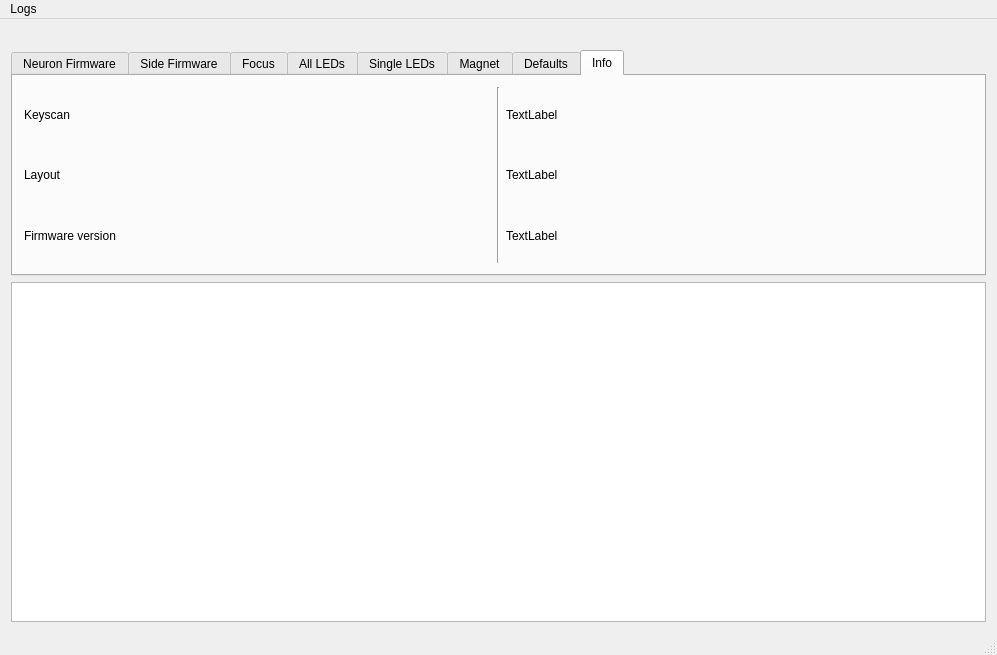
<?xml version="1.0" encoding="UTF-8"?>
<ui version="4.0">
 <class>MainWindow</class>
 <widget class="QMainWindow" name="MainWindow">
  <property name="geometry">
   <rect>
    <x>0</x>
    <y>0</y>
    <width>997</width>
    <height>655</height>
   </rect>
  </property>
  <property name="windowTitle">
   <string>Dygma Raise Assembly Tests</string>
  </property>
  <widget class="QWidget" name="centralWidget">
   <property name="sizePolicy">
    <sizepolicy hsizetype="Expanding" vsizetype="Expanding">
     <horstretch>0</horstretch>
     <verstretch>0</verstretch>
    </sizepolicy>
   </property>
   <layout class="QVBoxLayout" name="verticalLayout_2">
    <item>
     <layout class="QVBoxLayout" name="verticalLayout">
      <property name="sizeConstraint">
       <enum>QLayout::SetDefaultConstraint</enum>
      </property>
      <item>
       <widget class="QLabel" name="logoLabel">
        <property name="text">
         <string/>
        </property>
        <property name="pixmap">
         <pixmap resource="image.qrc">:/images/Dygma_logo_color.png</pixmap>
        </property>
       </widget>
      </item>
      <item>
       <widget class="QTabWidget" name="tabWidget">
        <property name="sizePolicy">
         <sizepolicy hsizetype="Expanding" vsizetype="Minimum">
          <horstretch>0</horstretch>
          <verstretch>0</verstretch>
         </sizepolicy>
        </property>
        <property name="minimumSize">
         <size>
          <width>0</width>
          <height>0</height>
         </size>
        </property>
        <property name="currentIndex">
         <number>7</number>
        </property>
        <widget class="QWidget" name="neuron_firmware_tab">
         <attribute name="title">
          <string>Neuron Firmware</string>
         </attribute>
         <layout class="QVBoxLayout" name="verticalLayout_5">
          <item>
           <layout class="QVBoxLayout" name="verticalLayout_4">
            <item>
             <widget class="QLabel" name="label_5">
              <property name="text">
               <string>Unplug the Neuron from the computer. Then while holding the escape key, plug it back in.</string>
              </property>
             </widget>
            </item>
            <item>
             <widget class="QPushButton" name="choose_firmware">
              <property name="text">
               <string>Choose firmware</string>
              </property>
             </widget>
            </item>
            <item>
             <widget class="QLabel" name="firmware_filename">
              <property name="text">
               <string>Firmware file: none chosen</string>
              </property>
             </widget>
            </item>
            <item>
             <widget class="QPushButton" name="update_firmware">
              <property name="enabled">
               <bool>false</bool>
              </property>
              <property name="text">
               <string>Update Firmware</string>
              </property>
             </widget>
            </item>
            <item>
             <widget class="QPushButton" name="firmware_cancel">
              <property name="text">
               <string>Cancel</string>
              </property>
             </widget>
            </item>
            <item>
             <spacer name="verticalSpacer_4">
              <property name="orientation">
               <enum>Qt::Vertical</enum>
              </property>
              <property name="sizeHint" stdset="0">
               <size>
                <width>20</width>
                <height>40</height>
               </size>
              </property>
             </spacer>
            </item>
           </layout>
          </item>
         </layout>
        </widget>
        <widget class="QWidget" name="side_firmware_tab">
         <attribute name="title">
          <string>Side Firmware</string>
         </attribute>
         <layout class="QHBoxLayout" name="horizontalLayout_4">
          <item>
           <layout class="QGridLayout" name="gridLayout_5">
            <item row="0" column="0">
             <widget class="QPushButton" name="verify_left">
              <property name="text">
               <string>Verify Left</string>
              </property>
             </widget>
            </item>
            <item row="1" column="0">
             <widget class="QPushButton" name="verify_right">
              <property name="text">
               <string>Verify Right</string>
              </property>
             </widget>
            </item>
            <item row="4" column="0">
             <widget class="QPushButton" name="flash_right">
              <property name="text">
               <string>Flash Right</string>
              </property>
             </widget>
            </item>
            <item row="3" column="0">
             <widget class="QPushButton" name="flash_left">
              <property name="text">
               <string>Flash Left</string>
              </property>
             </widget>
            </item>
            <item row="2" column="0">
             <spacer name="verticalSpacer">
              <property name="orientation">
               <enum>Qt::Vertical</enum>
              </property>
              <property name="sizeHint" stdset="0">
               <size>
                <width>20</width>
                <height>40</height>
               </size>
              </property>
             </spacer>
            </item>
           </layout>
          </item>
         </layout>
        </widget>
        <widget class="QWidget" name="focus_tab">
         <attribute name="title">
          <string>Focus</string>
         </attribute>
         <layout class="QHBoxLayout" name="horizontalLayout_5">
          <item>
           <layout class="QGridLayout" name="gridLayout_6">
            <item row="0" column="0">
             <widget class="QLabel" name="label">
              <property name="text">
               <string>Type commands below (type help to show available commands)</string>
              </property>
             </widget>
            </item>
            <item row="2" column="0">
             <spacer name="verticalSpacer_5">
              <property name="orientation">
               <enum>Qt::Vertical</enum>
              </property>
              <property name="sizeHint" stdset="0">
               <size>
                <width>20</width>
                <height>40</height>
               </size>
              </property>
             </spacer>
            </item>
            <item row="1" column="0">
             <widget class="QLineEdit" name="focus_cmd"/>
            </item>
           </layout>
          </item>
         </layout>
        </widget>
        <widget class="QWidget" name="light_tab">
         <attribute name="title">
          <string>All LEDs</string>
         </attribute>
         <layout class="QVBoxLayout" name="verticalLayout_3">
          <item>
           <layout class="QGridLayout" name="gridLayout">
            <item row="3" column="0">
             <widget class="QPushButton" name="light_white">
              <property name="text">
               <string>White</string>
              </property>
             </widget>
            </item>
            <item row="0" column="0">
             <widget class="QPushButton" name="light_red">
              <property name="text">
               <string>Red</string>
              </property>
             </widget>
            </item>
            <item row="2" column="0">
             <widget class="QPushButton" name="light_blue">
              <property name="text">
               <string>Blue</string>
              </property>
             </widget>
            </item>
            <item row="1" column="0">
             <widget class="QPushButton" name="light_green">
              <property name="text">
               <string>Green</string>
              </property>
             </widget>
            </item>
            <item row="4" column="0">
             <widget class="QPushButton" name="light_off">
              <property name="text">
               <string>Off</string>
              </property>
             </widget>
            </item>
           </layout>
          </item>
         </layout>
        </widget>
        <widget class="QWidget" name="led_tab">
         <attribute name="title">
          <string>Single LEDs</string>
         </attribute>
         <layout class="QHBoxLayout" name="horizontalLayout_2">
          <item>
           <layout class="QGridLayout" name="gridLayout_4">
            <item row="0" column="0">
             <widget class="QPushButton" name="led_next">
              <property name="enabled">
               <bool>true</bool>
              </property>
              <property name="text">
               <string>Next</string>
              </property>
             </widget>
            </item>
            <item row="1" column="0">
             <widget class="QPushButton" name="led_prev">
              <property name="enabled">
               <bool>true</bool>
              </property>
              <property name="text">
               <string>Prev</string>
              </property>
             </widget>
            </item>
            <item row="2" column="0">
             <widget class="QLCDNumber" name="led_num"/>
            </item>
           </layout>
          </item>
         </layout>
        </widget>
        <widget class="QWidget" name="magnet_tab">
         <attribute name="title">
          <string>Magnet</string>
         </attribute>
         <layout class="QHBoxLayout" name="horizontalLayout">
          <item>
           <layout class="QGridLayout" name="gridLayout_2">
            <item row="2" column="0">
             <layout class="QHBoxLayout" name="horizontalLayout_8">
              <item>
               <widget class="QPushButton" name="magnet_pass">
                <property name="enabled">
                 <bool>false</bool>
                </property>
                <property name="text">
                 <string>Pass</string>
                </property>
               </widget>
              </item>
              <item>
               <widget class="QPushButton" name="magnet_fail">
                <property name="enabled">
                 <bool>false</bool>
                </property>
                <property name="text">
                 <string>Fail</string>
                </property>
               </widget>
              </item>
             </layout>
            </item>
            <item row="0" column="0">
             <widget class="QPushButton" name="magnet_joined">
              <property name="enabled">
               <bool>true</bool>
              </property>
              <property name="text">
               <string>Press when keyboard is Joined</string>
              </property>
             </widget>
            </item>
            <item row="1" column="0">
             <widget class="QPushButton" name="magnet_split">
              <property name="enabled">
               <bool>false</bool>
              </property>
              <property name="text">
               <string>Press when keyboard is Split</string>
              </property>
             </widget>
            </item>
            <item row="5" column="0">
             <widget class="QProgressBar" name="magnet_level">
              <property name="minimum">
               <number>500</number>
              </property>
              <property name="maximum">
               <number>800</number>
              </property>
              <property name="value">
               <number>600</number>
              </property>
              <property name="textVisible">
               <bool>true</bool>
              </property>
              <property name="format">
               <string>%v</string>
              </property>
             </widget>
            </item>
            <item row="4" column="0">
             <spacer name="verticalSpacer_3">
              <property name="orientation">
               <enum>Qt::Vertical</enum>
              </property>
              <property name="sizeHint" stdset="0">
               <size>
                <width>20</width>
                <height>40</height>
               </size>
              </property>
             </spacer>
            </item>
            <item row="3" column="0">
             <widget class="QPushButton" name="magnet_restart">
              <property name="text">
               <string>Restart test</string>
              </property>
             </widget>
            </item>
           </layout>
          </item>
         </layout>
        </widget>
        <widget class="QWidget" name="load_defaults_tab">
         <attribute name="title">
          <string>Defaults</string>
         </attribute>
         <layout class="QHBoxLayout" name="horizontalLayout_3">
          <item>
           <layout class="QGridLayout" name="gridLayout_3">
            <item row="0" column="0">
             <widget class="QPushButton" name="load_defaults">
              <property name="text">
               <string>Load Defaults (will wipe all settings)</string>
              </property>
             </widget>
            </item>
            <item row="1" column="0">
             <spacer name="verticalSpacer_2">
              <property name="orientation">
               <enum>Qt::Vertical</enum>
              </property>
              <property name="sizeHint" stdset="0">
               <size>
                <width>20</width>
                <height>40</height>
               </size>
              </property>
             </spacer>
            </item>
            <item row="2" column="0">
             <widget class="QPushButton" name="backup_settings">
              <property name="text">
               <string>Backup settings</string>
              </property>
             </widget>
            </item>
            <item row="3" column="0">
             <widget class="QPushButton" name="restore_settings">
              <property name="text">
               <string>Restore settings</string>
              </property>
             </widget>
            </item>
           </layout>
          </item>
         </layout>
        </widget>
        <widget class="QWidget" name="info_tab">
         <attribute name="title">
          <string>Info</string>
         </attribute>
         <layout class="QHBoxLayout" name="horizontalLayout_6">
          <item>
           <layout class="QHBoxLayout" name="horizontalLayout_7">
            <item>
             <layout class="QVBoxLayout" name="verticalLayout_6">
              <item>
               <widget class="QLabel" name="label_2">
                <property name="text">
                 <string>Keyscan</string>
                </property>
               </widget>
              </item>
              <item>
               <widget class="QLabel" name="label_3">
                <property name="text">
                 <string>Layout</string>
                </property>
               </widget>
              </item>
              <item>
               <widget class="QLabel" name="label_4">
                <property name="text">
                 <string>Firmware version</string>
                </property>
               </widget>
              </item>
             </layout>
            </item>
            <item>
             <widget class="Line" name="line">
              <property name="orientation">
               <enum>Qt::Vertical</enum>
              </property>
             </widget>
            </item>
            <item>
             <layout class="QVBoxLayout" name="verticalLayout_7">
              <item>
               <widget class="QLabel" name="keyscan_label">
                <property name="text">
                 <string>TextLabel</string>
                </property>
               </widget>
              </item>
              <item>
               <widget class="QLabel" name="layout_label">
                <property name="text">
                 <string>TextLabel</string>
                </property>
               </widget>
              </item>
              <item>
               <widget class="QLabel" name="version_label">
                <property name="text">
                 <string>TextLabel</string>
                </property>
               </widget>
              </item>
             </layout>
            </item>
           </layout>
          </item>
         </layout>
        </widget>
       </widget>
      </item>
      <item>
       <widget class="QPlainTextEdit" name="log_messages">
        <property name="sizePolicy">
         <sizepolicy hsizetype="Expanding" vsizetype="Expanding">
          <horstretch>0</horstretch>
          <verstretch>0</verstretch>
         </sizepolicy>
        </property>
        <property name="readOnly">
         <bool>true</bool>
        </property>
       </widget>
      </item>
     </layout>
    </item>
   </layout>
  </widget>
  <widget class="QMenuBar" name="menuBar">
   <property name="geometry">
    <rect>
     <x>0</x>
     <y>0</y>
     <width>997</width>
     <height>27</height>
    </rect>
   </property>
   <widget class="QMenu" name="menuDygma_Raise_Assembly_Tests">
    <property name="title">
     <string>Logs</string>
    </property>
    <addaction name="actionCopy_log"/>
    <addaction name="actionClear_log"/>
   </widget>
   <addaction name="menuDygma_Raise_Assembly_Tests"/>
  </widget>
  <widget class="QStatusBar" name="statusBar"/>
  <action name="actionCopy_log">
   <property name="text">
    <string>Copy log</string>
   </property>
  </action>
  <action name="actionClear_log">
   <property name="text">
    <string>Clear log</string>
   </property>
  </action>
 </widget>
 <layoutdefault spacing="6" margin="11"/>
 <resources>
  <include location="image.qrc"/>
 </resources>
 <connections/>
</ui>
